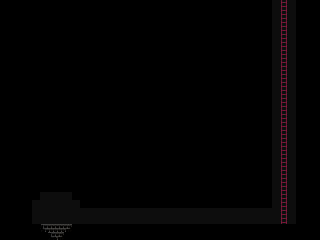

Below is a game level as drawn by its tile map, then a one-line description and the .tmx that defines it (tile-layer data replaced by summaries):
An orthogonal 40x30 tile map with 8x8 px tiles, 2 tile layers (BACKGROUND, FOREGROUND) and 11 objects (DOOR, LADDER, SHOW_MESSAGE).

<map version="1.0" orientation="orthogonal" renderorder="right-down" width="40" height="30" tilewidth="8" tileheight="8" nextobjectid="15">
 <tileset firstgid="1" source="SEWER.tsx" />
 <layer name="BACKGROUND" width="40" height="30">
  <data>[1200 cells, 1200 non-empty, 2 distinct tile ids]</data>
 </layer>
 <objectgroup name="SOLID" visible="0">
  <object id="3" x="24" y="224" width="280" height="8" />
  <object id="5" x="24" y="200" width="8" height="24" />
  <object id="6" x="32" y="192" width="8" height="8" />
  <object id="7" x="72" y="192" width="8" height="8" />
  <object id="8" x="40" y="184" width="32" height="8" />
  <object id="9" x="80" y="200" width="192" height="8" />
  <object id="10" x="296" y="0" width="8" height="224" />
  <object id="11" x="264" y="0" width="8" height="200" />
 </objectgroup>
 <layer name="FOREGROUND" width="40" height="30">
  <data>[1200 cells, 1074 non-empty, 6 distinct tile ids]</data>
 </layer>
 <objectgroup name="OBJECTS">
  <object id="2" name="DOOR" x="48" y="212" width="16" height="12">
   <properties>
    <property name="LINK" value="stage/sewer_04.tmx" />
   </properties>
  </object>
  <object id="13" name="LADDER" x="283" y="0" height="224" />
  <object id="14" name="SHOW_MESSAGE" x="272" y="112" width="24" height="8">
   <properties>
    <property name="MESSAGE" value="That's all for now" />
   </properties>
  </object>
 </objectgroup>
</map>
